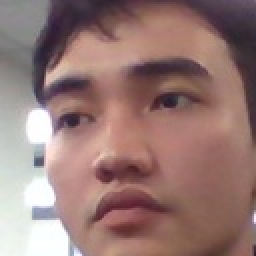
#> input picture dataset/Trung/0.jpg, 128 x 128 px, given in place of the camera (shown 2 times larger)
$ python captureFace.py
#> lines starting #> are read from the running program, lines starting #| are printed output that depends on the picture
import cv2
import os

face_cascade = cv2.CascadeClassifier(cv2.data.haarcascades + "haarcascade_frontalface_default.xml")
cap = cv2.VideoCapture(0)

employee_name = input("Nhập tên nhân viên: ")
#> the answer given: dataset/Trung/0.jpg
save_path = f"dataset/{employee_name}"
os.makedirs(save_path, exist_ok=True)

count = 0
while count < 100:
    ret, frame = cap.read()
#> frame is the input picture: shape (128, 128, 3); mean B, G, R 117.1, 121, 151.1
    if not ret:
        break

    gray = cv2.cvtColor(frame, cv2.COLOR_BGR2GRAY)
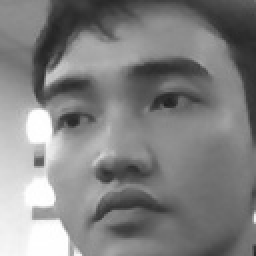
#> gray: shape (128, 128) (shown 2 times larger); min 33, max 255, mean 129.6
    faces = face_cascade.detectMultiScale(gray, 1.3, 5)
#> faces = ()

    for (x, y, w, h) in faces:
        face = frame[y:y+h, x:x+w]
        face = cv2.resize(face, (128, 128))
        cv2.imwrite(f"{save_path}/{count}.jpg", face)
        count += 1
#> this loop made 0 passes
#> after the loop, count = 0

    cv2.imshow("Collecting Faces", frame)
    if cv2.waitKey(60) & 0xFF == ord("q"):
#> (key q is pressed here)
        break

cap.release()
cv2.destroyAllWindows()
